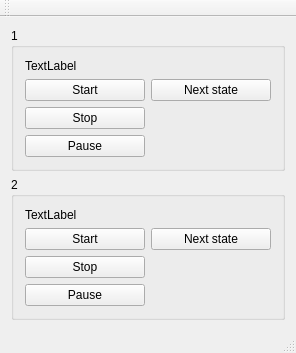
<?xml version="1.0" encoding="UTF-8"?>
<ui version="4.0">
 <class>MainWindow</class>
 <widget class="QMainWindow" name="MainWindow">
  <property name="geometry">
   <rect>
    <x>0</x>
    <y>0</y>
    <width>296</width>
    <height>345</height>
   </rect>
  </property>
  <property name="windowTitle">
   <string>MainWindow</string>
  </property>
  <widget class="QWidget" name="centralWidget">
   <layout class="QVBoxLayout" name="verticalLayout">
    <item>
     <widget class="QGroupBox" name="groupBox">
      <property name="title">
       <string>1</string>
      </property>
      <layout class="QGridLayout" name="gridLayout">
       <item row="0" column="0" colspan="2">
        <widget class="QLabel" name="labelR1">
         <property name="text">
          <string>TextLabel</string>
         </property>
        </widget>
       </item>
       <item row="1" column="0">
        <widget class="QPushButton" name="pushButtonStartR1">
         <property name="text">
          <string>Start</string>
         </property>
        </widget>
       </item>
       <item row="1" column="1">
        <widget class="QPushButton" name="pushButtonNextStateR1">
         <property name="text">
          <string>Next state</string>
         </property>
        </widget>
       </item>
       <item row="3" column="0">
        <widget class="QPushButton" name="pushButtonPauseR1">
         <property name="text">
          <string>Pause</string>
         </property>
        </widget>
       </item>
       <item row="2" column="0">
        <widget class="QPushButton" name="pushButtonStopR1">
         <property name="text">
          <string>Stop</string>
         </property>
        </widget>
       </item>
      </layout>
     </widget>
    </item>
    <item>
     <widget class="QGroupBox" name="groupBox_2">
      <property name="title">
       <string>2</string>
      </property>
      <layout class="QGridLayout" name="gridLayout_2">
       <item row="0" column="0">
        <widget class="QLabel" name="labelR2">
         <property name="text">
          <string>TextLabel</string>
         </property>
        </widget>
       </item>
       <item row="1" column="0">
        <widget class="QPushButton" name="pushButtonStartR2">
         <property name="text">
          <string>Start</string>
         </property>
        </widget>
       </item>
       <item row="1" column="1">
        <widget class="QPushButton" name="pushButtonNextStateR2">
         <property name="text">
          <string>Next state</string>
         </property>
        </widget>
       </item>
       <item row="2" column="0">
        <widget class="QPushButton" name="pushButtonStopR2">
         <property name="text">
          <string>Stop</string>
         </property>
        </widget>
       </item>
       <item row="3" column="0">
        <widget class="QPushButton" name="pushButtonPauseR2">
         <property name="text">
          <string>Pause</string>
         </property>
        </widget>
       </item>
      </layout>
     </widget>
    </item>
   </layout>
  </widget>
  <widget class="QMenuBar" name="menuBar">
   <property name="geometry">
    <rect>
     <x>0</x>
     <y>0</y>
     <width>296</width>
     <height>21</height>
    </rect>
   </property>
  </widget>
  <widget class="QToolBar" name="mainToolBar">
   <attribute name="toolBarArea">
    <enum>TopToolBarArea</enum>
   </attribute>
   <attribute name="toolBarBreak">
    <bool>false</bool>
   </attribute>
  </widget>
  <widget class="QStatusBar" name="statusBar"/>
 </widget>
 <layoutdefault spacing="6" margin="11"/>
 <resources/>
 <connections/>
</ui>
